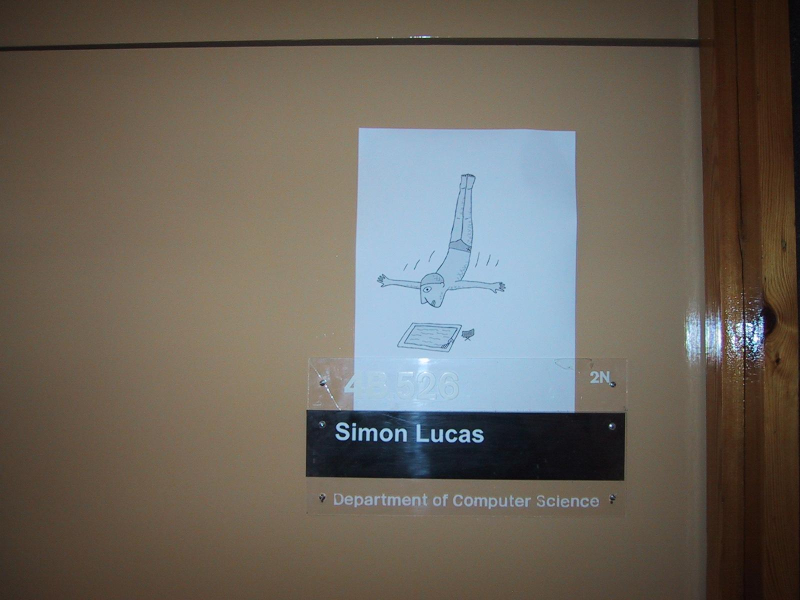
#> input picture bootcamp_sessions/PYNQ 403 - Text Recognition/sample_photos/SimonLucas.jpg, 1600 x 1200 px (shown at 1/2 size)
$ jupyter execute --allow-errors Text_Recognition.ipynb
#> lines starting #> are read from the running program, lines starting #| are printed output that depends on the picture
[cell 1]
#from time import time                                      # various time-related functions
#import os                                                  # portable way of using operating system dependent functionality
import numpy as np                                         # contains multidimensional array and matrix data structures
import matplotlib.pyplot as plt                            # data visualization library for plots, graphs and charts
#%matplotlib inline
#from six.moves import urllib                               # imports a mixture of urllib, urllib2 and urlparse with Python2
import cv2 as cv

[cell 2]
# this library is for downloading the overlay to the board
from pynq_dpu import DpuOverlay
# this line will be used later when we want to use the RGB LED Stick
from pynq_peripherals import PmodGroveAdapter
# downloading the overlay to the board
#> (the rest of this cell did not finish here and is left out)

#> (a cell that did not finish here is left out)

#> (a cell that did not finish here is left out)

#> (a cell that did not finish here is left out)

[cell 6]
img = cv.imread('sample_photos/SimonLucas.jpg')
#> img is the input picture: shape (1200, 1600, 3); mean B, G, R 92.2, 101.1, 107.6
plt.figure(figsize=(10, 10)), plt.axis("off"), plt.imshow(img);
print(img.shape)
#| (1200, 1600, 3)

[cell 7]
def plot_images(original_image, processed_image):
    plt.figure(figsize=(15, 15))
    plt.subplot(121),plt.imshow(original_image),plt.title('Original')
    plt.xticks([]), plt.yticks([])
    plt.subplot(122),plt.imshow(processed_image),plt.title('Processed')
    plt.xticks([]), plt.yticks([])
    plt.show()

[cell 8]
cropped_image = cv.resize(img, (960, 960))
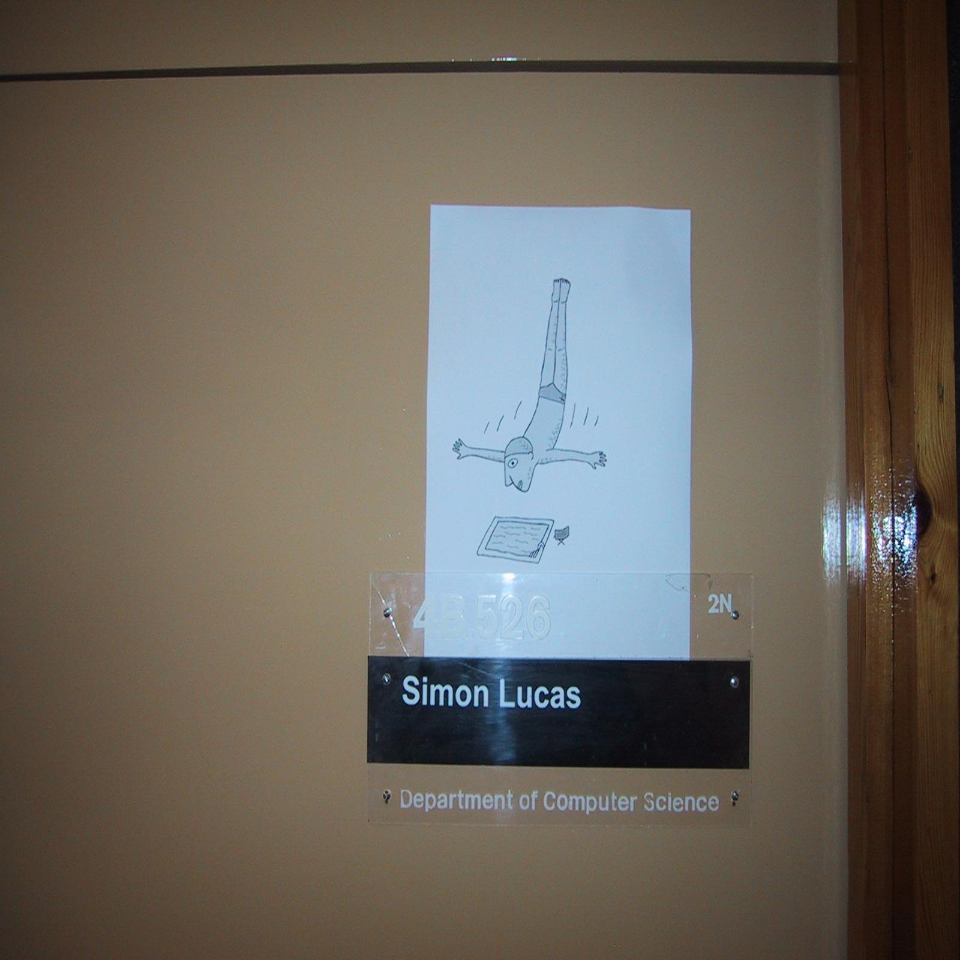
#> cropped_image: shape (960, 960, 3); mean B, G, R 92.1, 101, 107.5
plot_images(img, cropped_image)
#> in plot_images, `plt.show()`:
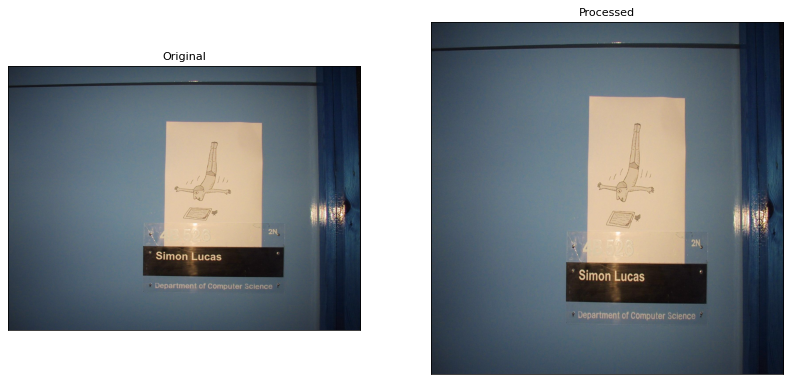
#> figure drawn by matplotlib, 2 panels; B, G, R data is drawn as R, G, B
print("Size of original image: ", img.shape)
#| Size of original image:  (1200, 1600, 3)
print("Size of cropped image: ", cropped_image.shape)
#| Size of cropped image:  (960, 960, 3)

$ run again, with bootcamp_sessions/PYNQ 403 - Text Recognition/sample_photos/111-1137_IMG.JPG copied over bootcamp_sessions/PYNQ 403 - Text Recognition/sample_photos/SimonLucas.jpg
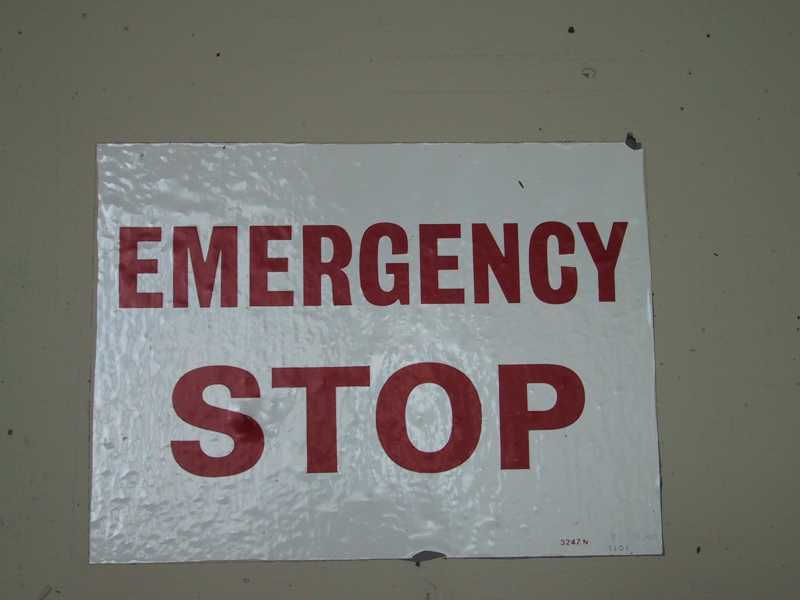
#> input picture bootcamp_sessions/PYNQ 403 - Text Recognition/sample_photos/111-1137_IMG.JPG, 1600 x 1200 px (shown at 1/2 size)
#> img is the input picture: shape (1200, 1600, 3); mean B, G, R 110.9, 116.2, 118.3
#| (1200, 1600, 3)
#> `cropped_image = cv.resize(img, (960, 960))`:
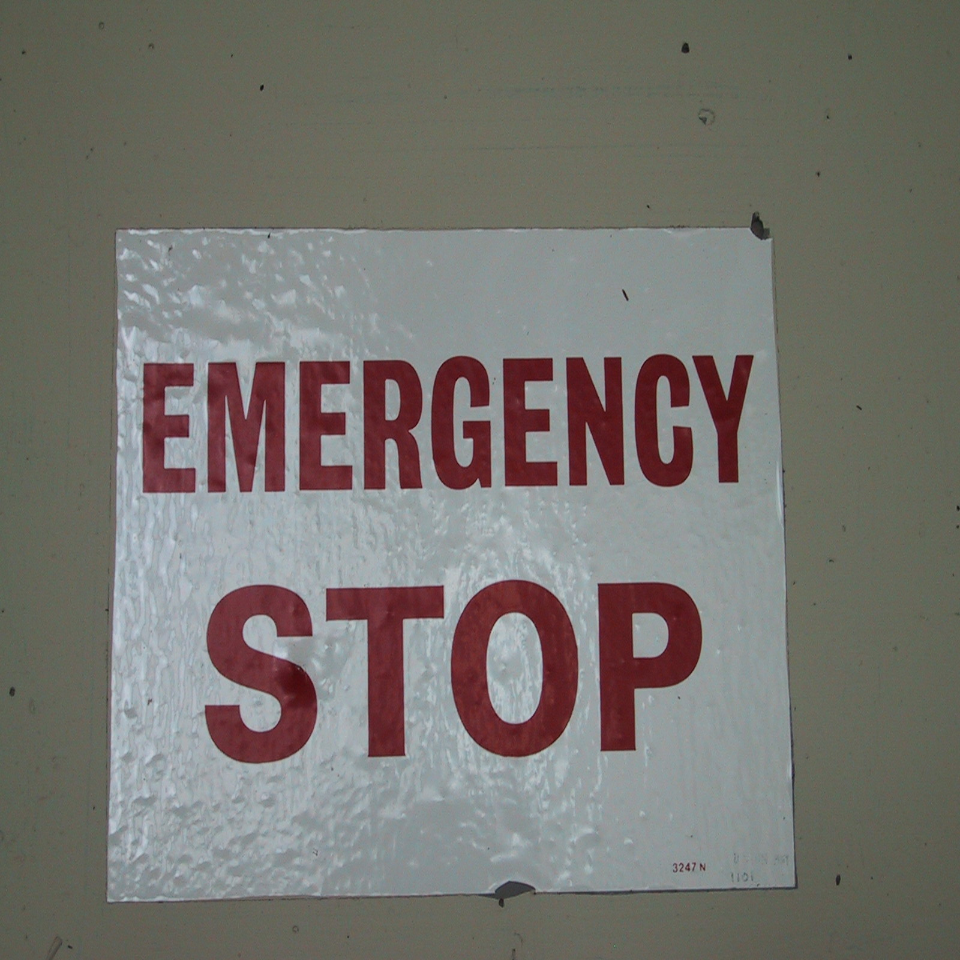
#> cropped_image: shape (960, 960, 3); mean B, G, R 110.9, 116.1, 118.2
#> in plot_images, `plt.show()`:
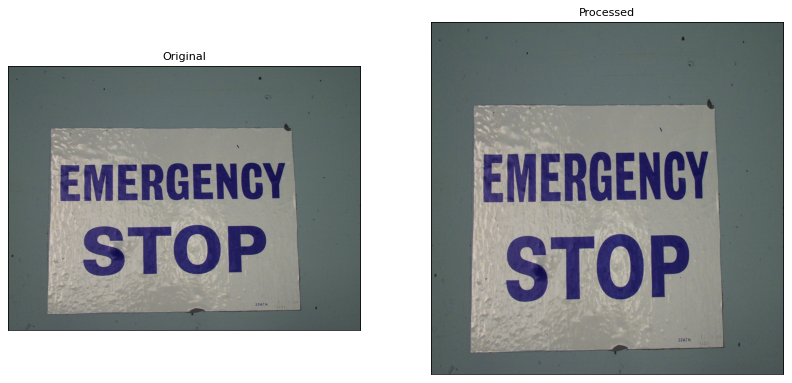
#> figure drawn by matplotlib, 2 panels; B, G, R data is drawn as R, G, B
#| Size of original image:  (1200, 1600, 3)
#| Size of cropped image:  (960, 960, 3)
